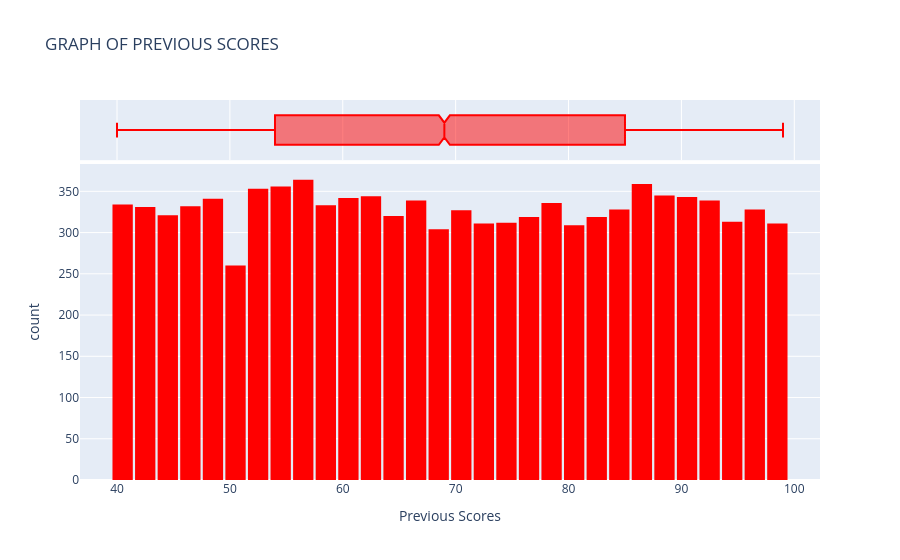

The notebook cell this image was saved under:
### Code cell
fig =px.histogram(
    performance,
    x='Previous Scores',
    marginal='box',
    color_discrete_sequence= ['red'],
    nbins = 35,
    title = 'GRAPH OF PREVIOUS SCORES'
)

fig.update_layout(bargap=0.1)
fig.show()

# USING PYPLOT
plt.figure(figsize=(10, 6))
plt.hist(
    performance['Previous Scores'],
    bins=35,
    color='red',
    edgecolor='black',
    rwidth=0.8
)

plt.title('GRAPH OF  PREVIOUS SCORES')
plt.xlabel('Previous Scores')
plt.ylabel('Frequency')

plt.show()

### Figure 1 — Plotly figure (JSON) as saved in the notebook; plotly's stock layout.template omitted (floating-point values rounded to 4 significant figures; data arrays with more than 128 entries replaced by an {"elided": "..."} marker saying what was removed)
{"data": [{"bingroup": "x", "hovertemplate": "Previous Scores=%{x}<br>count=%{y}<extra></extra>", "legendgroup": "", "marker": {"color": "red", "pattern": {"shape": ""}}, "name": "", "nbinsx": 35, "orientation": "v", "showlegend": false, "type": "histogram", "x": {"elided": "9873 int values"}, "xaxis": "x", "yaxis": "y"}, {"hovertemplate": "Previous Scores=%{x}<extra></extra>", "legendgroup": "", "marker": {"color": "red"}, "name": "", "notched": true, "showlegend": false, "type": "box", "x": {"elided": "9873 int values"}, "xaxis": "x2", "yaxis": "y2"}], "layout": {"bargap": 0.1, "barmode": "relative", "legend": {"tracegroupgap": 0}, "title": {"text": "GRAPH OF PREVIOUS SCORES"}, "xaxis": {"anchor": "y", "domain": [0, 1], "title": {"text": "Previous Scores"}}, "xaxis2": {"anchor": "y2", "domain": [0, 1], "matches": "x", "showgrid": true, "showticklabels": false}, "yaxis": {"anchor": "x", "domain": [0, 0.8316], "title": {"text": "count"}}, "yaxis2": {"anchor": "x2", "domain": [0.8416, 1], "matches": "y2", "showgrid": false, "showline": false, "showticklabels": false, "ticks": ""}}}
